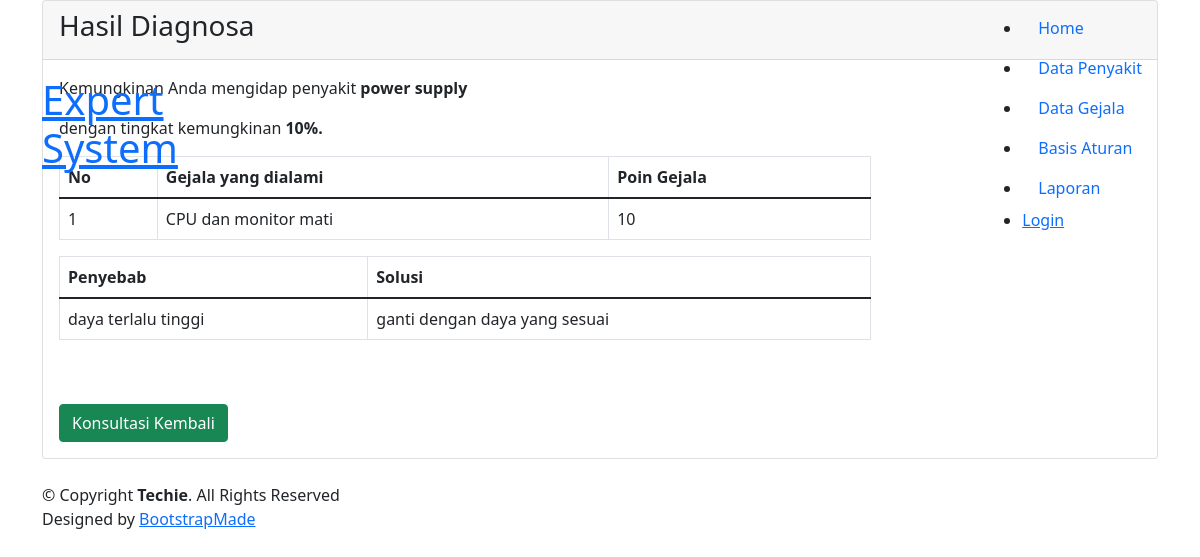
Page /index.php/konsultasi/hasil on the committed database.
### tables this page shows
CREATE TABLE `tmp_hasil` (
  `id` int(10) NOT NULL,
  `kd_penyakit` varchar(10) NOT NULL,
  `kd_gejala` varchar(10) NOT NULL,
  `poin_gejala` double NOT NULL,
  `poin_user` double NOT NULL
);

CREATE TABLE `penyakit` (
  `kd_penyakit` varchar(10) NOT NULL,
  `nama_penyakit` varchar(50) NOT NULL,
  `penyebab` text NOT NULL,
  `solusi` text NOT NULL
);

CREATE TABLE `gejala` (
  `kd_gejala` varchar(10) NOT NULL,
  `nama_gejala` text NOT NULL,
  `poin_gejala` int(11) NOT NULL
);

### application/libraries/Template.php (called while the page is built)
<?php
class Template
{
    var $template_data = array();
    function set($name, $value)
    {
        $this->template_data[$name] = $value;
    }
    function load($template = '', $view = '', $view_data = array(), $return = FALSE)
    {
        $this->CI = &get_instance();
        $this->set('contents', $this->CI->load->view($view, $view_data, TRUE));
        return $this->CI->load->view($template, $this->template_data, $return);
    }
}

### application/controllers/konsultasi.php (called while the page is built, shortened)
<?php
class Konsultasi extends CI_Controller
{
    function hasil()
    {
        $data = array(
            'title' => 'Halaman Hasil',
            'data_hasil' => $this->M_Master->getHasil(),
            'data_ps' => $this->M_Master->getPS(),
            'data_pg' => $this->M_Master->getPG(),
            'data_gj' => $this->M_Master->getAllGejala()
        );
        $this->template->load('back/front', 'back/hasil', $data);
    }
}

### index.php (called while the page is built, shortened)
<?php
require_once BASEPATH.'core/CodeIgniter.php';

### application/models/M_Master.php (called while the page is built, shortened)
<?php
class M_Master extends CI_Model
{
    function getHasil()
    {
        return $this->db->query("select h.kd_penyakit, h.kd_gejala, h.poin_gejala,h.poin_user, g.nama_gejala from tmp_hasil as h, gejala as g where h.kd_gejala=g.kd_gejala and h.poin_gejala>'0'")->result();
    }
    function getPS()
    {
        return $this->db->query("select * from tmp_hasil as h, penyakit as p, gejala as g where h.kd_penyakit=p.kd_penyakit and h.kd_gejala=g.kd_gejala and h.poin_gejala>'0' limit 1")->result();
    }
}

### application/views/back/hasil.php (the view, shortened to what this page needs)
<link href="<?php echo base_url('assets/template/css/bootstrap-responsive.css') ?>" rel="stylesheet" />
<link href="<?php echo base_url('assets/template/vendor/bootstrap/css/bootstrap.min.css'); ?>" rel="stylesheet">
<body>
    <section id="hero" class="d-flex align-items-center">
        <div class="container">
            <div class="row">
                <div class="col-md-12">
                    <div class="card card-info">
                        <div class="card-header">
                            <h3 class="card-title">Hasil Diagnosa</h3>
                        </div>
                        <div class="card-body">
                            <div class="col-md-9">
                                <div class="form-group">
                                    <?php
                                    if (empty($data_ps)) {
                                        echo "Tidak ada gejala yang Anda alami, analisa hasil tidak ditemukan"
                                    ?>
                                    <?php } else {
                                    ?>
                                        <?php
                                        foreach ($data_ps as $row) {
                                        ?>
                                            <p>Kemungkinan Anda mengidap penyakit <b><?php echo $row->nama_penyakit; ?></b> </p>
                                        <?php
                                        }
                                        ?>
                                        <table class="table table-bordered table-stripped dataTables1">
                                            <thead>
                                                <tr>
                                                    <th>No</th>
                                                    <th>Gejala yang dialami</th>
                                                    <th>Poin Gejala</th>
                                                </tr>
                                            </thead>
                                            <tbody>
                                                <?php
                                                $no = 1;
                                                $poin = 0;
                                                if ($data_hasil) {
                                                    foreach ($data_hasil as $row) {
                                                        $poin = $poin + $row->poin_gejala / 50 * 100 / 2;
                                                ?>
                                                        <tr class="info">
                                                            <td><?php echo $no++; ?></td>
                                                            <td><?php echo $row->nama_gejala; ?></td>
                                                            <td><?php echo $row->poin_gejala; ?></td>
                                                        </tr>
                                                <?php }
                                                }
                                                ?>
                                                <p>dengan tingkat kemungkinan <b><?php echo $poin; ?>%.</b></p>
                                            </tbody>
                                        </table>
                                        <?php
                                        if ($data_ps) {
                                            foreach ($data_ps as $row) {
                                        ?>
                                                <table class="table table-bordered table-stripped dataTables1">
                                                    <thead>
                                                        <tr>
                                                            <th>Penyebab</th>
                                                            <th>Solusi</th>
                                                        </tr>
                                                    </thead>
                                                    <tbody>
                                                        <tr class="info">
                                                            <td><?php echo $row->penyebab; ?></td>
                                                            <td><?php echo $row->solusi; ?></td>
                                                        </tr>
                                                <?php }
                                        }
                                                ?>
                                                    </tbody>
                                                </table>
                                            <?php
                                        } ?>
                                            <br><br><a href="<?php echo site_url('konsultasi') ?>" class="btn btn-success btn-large">
                                                <i class="fa fa-list"></i> Konsultasi Kembali</a>
                                </div>
                            </div>
                        </div>
                    </div>
                </div>
            </div>
        </div>
    </section>
</body>
</html>

### rows in the picture
tmp_hasil: kd_penyakit.nama_penyakit "power supply", kd_gejala.nama_gejala "CPU dan monitor mati", poin_gejala "10", kd_penyakit.penyebab "daya terlalu tinggi", kd_penyakit.solusi "ganti dengan daya yang sesuai"

### other values in the picture
$poin "10"
